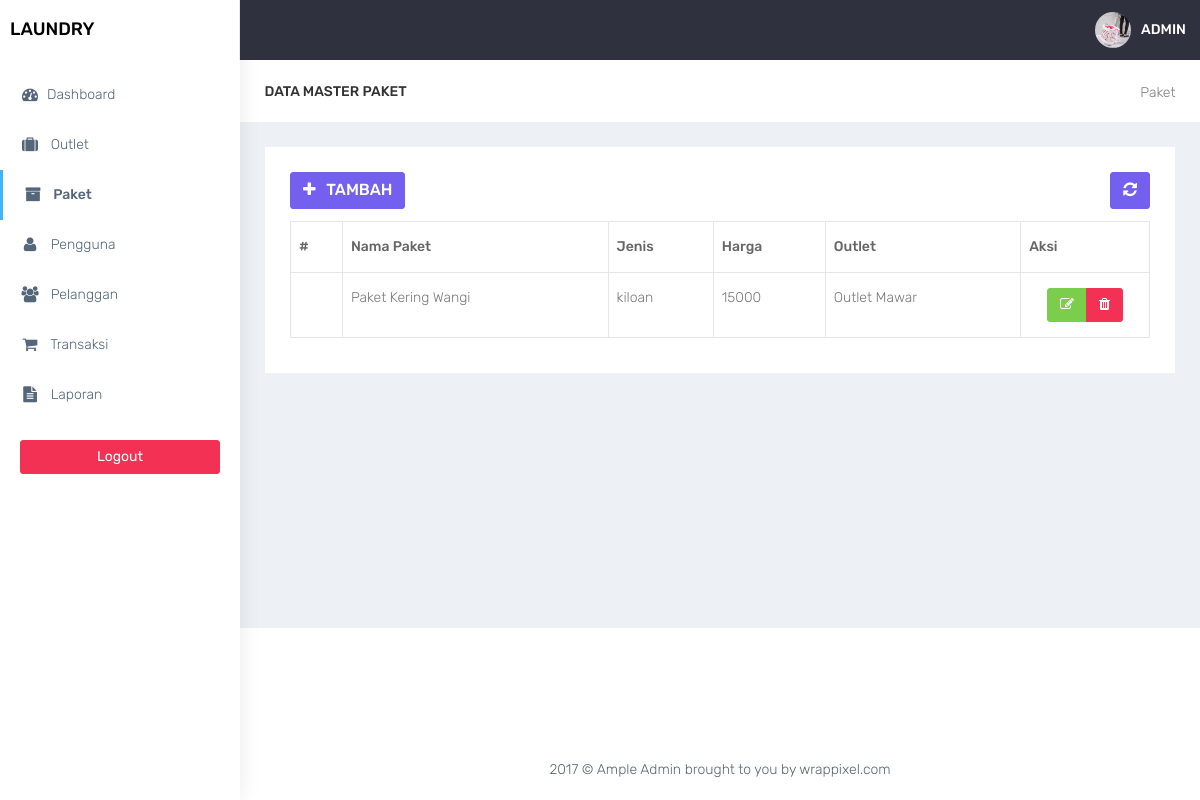
/admin/paket.php (signed in), run on the app's committed database.
### tables this page shows
CREATE TABLE `paket` (
  `id_paket` int(11) NOT NULL,
  `jenis_paket` enum('kiloan','selimut','bedcover','kaos','lain') DEFAULT NULL,
  `nama_paket` varchar(100) DEFAULT NULL,
  `harga` int(11) DEFAULT NULL,
  `outlet_id` int(11) DEFAULT NULL
);

CREATE TABLE `outlet` (
  `id_outlet` int(11) NOT NULL,
  `nama_outlet` varchar(100) DEFAULT NULL,
  `alamat_outlet` text DEFAULT NULL,
  `telp_outlet` varchar(15) DEFAULT NULL
);

### admin/functions.php (called while the page is built, shortened)
<?php
function ambildata($conn,$query){
    $data = mysqli_query($conn,$query);
    if (mysqli_num_rows($data) > 0) {
        while($row = mysqli_fetch_assoc($data)){
        $hasil[] = $row;
    }
    return $hasil;
    }
}
?>

### admin/paket.php (the view, shortened to what this page needs)
<?php
$title = 'paket';
require 'functions.php';
require 'layout_header.php';
$query = 'SELECT outlet.nama_outlet ,paket.* FROM paket INNER JOIN outlet ON paket.outlet_id = outlet.id_outlet';
$data = ambildata($conn,$query);
?>
<div class="container-fluid">
    <div class="row bg-title">
        <div class="col-lg-3 col-md-4 col-sm-4 col-xs-12">
            <h4 class="page-title">Data Master <?= $title ?></h4> </div>
        <div class="col-lg-9 col-sm-8 col-md-8 col-xs-12">
            <ol class="breadcrumb">
                <li><a href="#">Paket</a></li>
            </ol>
        </div>
    </div>
    <div class="row">
        <div class="col-md-12 col-lg-12 col-sm-12 col-xs-12">
            <div class="white-box">
                <div class="row">
                    <div class="col-md-6">
                        <a href="paket_tambah.php" class="btn btn-primary box-title"><i class="fa fa-plus fa-fw"></i> Tambah</a>
                    </div>
                    <div class="col-md-6 text-right">
                        <button id="btn-refresh" class="btn btn-primary box-title text-right" title="Refresh Data"><i class="fa fa-refresh" id="ic-refresh"></i></button>
                    </div>
                </div>
                <div class="table-responsive">
                    <table class="table table-bordered thead-dark" id="table">
                        <thead class="thead-dark">
                            <tr>
                                <th>#</th>
                                <th>Nama Paket</th>
                                <th>Jenis</th>
                                <th>Harga</th>
                                <th>Outlet</th>
                                <th width="15%">Aksi</th>
                            </tr>
                        </thead>
                        <tbody>
                            <?php foreach($data as $paket): ?>
                                <tr>
                                    <td></td>
                                    <td><?= $paket['nama_paket'] ?></td>
                                    <td><?= $paket['jenis_paket'] ?></td>
                                    <td><?= $paket['harga'] ?></td>
                                    <td><?= $paket['nama_outlet'] ?></td>
                                    <td align="center">
                                        <div class="btn-group" role="group" aria-label="Basic example">
                                          <a href="paket_edit.php?id=<?= $paket['id_paket']; ?>" data-toggle="tooltip" data-placement="bottom" title="Edit" class="btn btn-success"><i class="fa fa-edit"></i></a>
                                          <a href="paket_hapus.php?id=<?= $paket['id_paket']; ?>" onclick="return confirm('Yakin hapus data ? ');" data-toggle="tooltip" data-placement="bottom" title="Hapus" class="btn btn-danger"><i class="fa fa-trash"></i></a>
                                        </div>
                                    </td>
                                </tr>
                            <?php endforeach; ?>
                        </tbody>
                    </table>
                </div>
            </div>
        </div>
    </div>
</div>
<?php
require'layout_footer.php';

### assets/css/colors/default.css (style rules this page uses)
body { background: #fff; }

### data on the page
paket: nama_paket "Paket Kering Wangi", jenis_paket "kiloan", harga "15000", outlet.nama_outlet "Outlet Mawar"

### other printed values
$title "PAKET"
